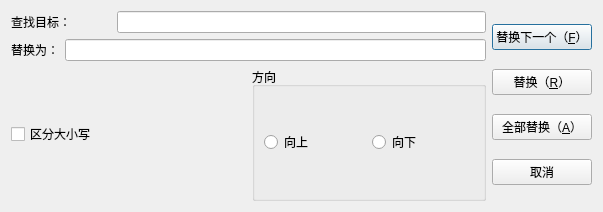
<?xml version="1.0" encoding="UTF-8"?>
<ui version="4.0">
 <class>ReplaceDialog</class>
 <widget class="QDialog" name="ReplaceDialog">
  <property name="geometry">
   <rect>
    <x>0</x>
    <y>0</y>
    <width>603</width>
    <height>212</height>
   </rect>
  </property>
  <property name="windowTitle">
   <string>替换</string>
  </property>
  <layout class="QHBoxLayout" name="horizontalLayout_5">
   <item>
    <layout class="QVBoxLayout" name="verticalLayout_2">
     <item>
      <layout class="QHBoxLayout" name="horizontalLayout">
       <item>
        <widget class="QLabel" name="label">
         <property name="sizePolicy">
          <sizepolicy hsizetype="Fixed" vsizetype="Fixed">
           <horstretch>0</horstretch>
           <verstretch>0</verstretch>
          </sizepolicy>
         </property>
         <property name="minimumSize">
          <size>
           <width>100</width>
           <height>0</height>
          </size>
         </property>
         <property name="maximumSize">
          <size>
           <width>100</width>
           <height>16777215</height>
          </size>
         </property>
         <property name="text">
          <string>查找目标：</string>
         </property>
        </widget>
       </item>
       <item>
        <widget class="QLineEdit" name="searchText"/>
       </item>
      </layout>
     </item>
     <item>
      <layout class="QHBoxLayout" name="horizontalLayout_2">
       <item>
        <widget class="QLabel" name="label_2">
         <property name="text">
          <string>替换为：</string>
         </property>
        </widget>
       </item>
       <item>
        <widget class="QLineEdit" name="ReplaceText"/>
       </item>
      </layout>
     </item>
     <item>
      <layout class="QHBoxLayout" name="horizontalLayout_4">
       <item>
        <widget class="QCheckBox" name="checkBox">
         <property name="text">
          <string>区分大小写</string>
         </property>
        </widget>
       </item>
       <item>
        <widget class="QGroupBox" name="groupBox">
         <property name="title">
          <string>方向</string>
         </property>
         <layout class="QHBoxLayout" name="horizontalLayout_3">
          <item>
           <widget class="QRadioButton" name="rbUp">
            <property name="text">
             <string>向上</string>
            </property>
           </widget>
          </item>
          <item>
           <widget class="QRadioButton" name="rbDown">
            <property name="text">
             <string>向下</string>
            </property>
           </widget>
          </item>
         </layout>
        </widget>
       </item>
      </layout>
     </item>
    </layout>
   </item>
   <item>
    <layout class="QVBoxLayout" name="verticalLayout">
     <item>
      <widget class="QPushButton" name="btCancel">
       <property name="text">
        <string>替换下一个（&amp;F）</string>
       </property>
      </widget>
     </item>
     <item>
      <widget class="QPushButton" name="btFindText">
       <property name="text">
        <string>替换（&amp;R）</string>
       </property>
      </widget>
     </item>
     <item>
      <widget class="QPushButton" name="btReplace">
       <property name="text">
        <string>全部替换（&amp;A）</string>
       </property>
      </widget>
     </item>
     <item>
      <widget class="QPushButton" name="btReplaceAll">
       <property name="text">
        <string>取消</string>
       </property>
      </widget>
     </item>
    </layout>
   </item>
  </layout>
 </widget>
 <resources/>
 <connections/>
</ui>
